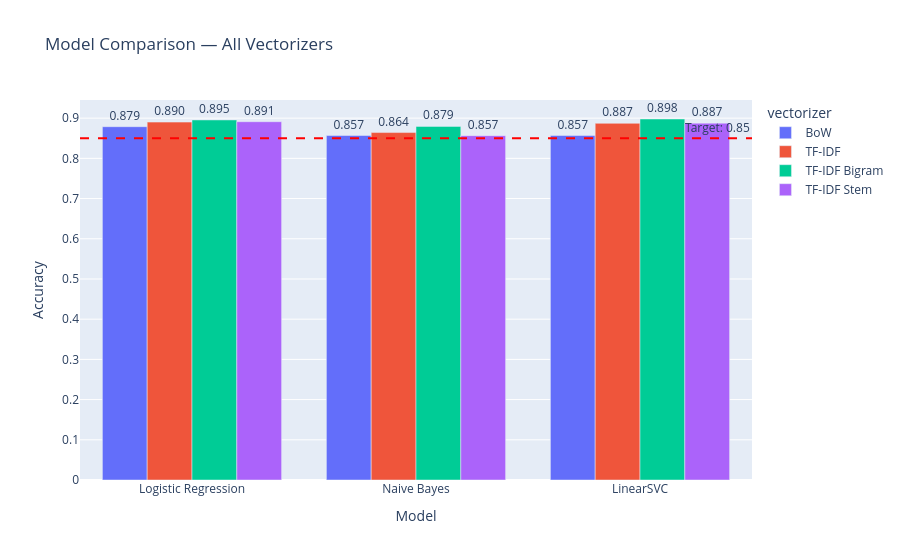

Source (notebook cell):
### Code cell
fig = px.bar(
    results_df,
    x='model_name',
    y='accuracy',
    color='vectorizer',
    barmode='group',
    title='Model Comparison — All Vectorizers',
    labels={'accuracy': 'Accuracy', 'model_name': 'Model'},
    text='accuracy'
)
fig.update_traces(texttemplate='%{text:.3f}', textposition='outside')
fig.add_hline(y=0.85, line_dash='dash', line_color='red', annotation_text='Target: 0.85')
fig.show()

### Figure 1 — Plotly figure (JSON) as saved in the notebook; plotly's stock layout.template omitted (floating-point values rounded to 4 significant figures)
{"data": [{"alignmentgroup": "True", "hovertemplate": "vectorizer=BoW<br>Model=%{x}<br>Accuracy=%{text}<extra></extra>", "legendgroup": "BoW", "marker": {"color": "#636efa", "pattern": {"shape": ""}}, "name": "BoW", "offsetgroup": "BoW", "orientation": "v", "showlegend": true, "text": [0.8788, 0.8568, 0.8568], "textposition": "outside", "texttemplate": "%{text:.3f}", "type": "bar", "x": ["Logistic Regression", "Naive Bayes", "LinearSVC"], "xaxis": "x", "y": [0.8788, 0.8568, 0.8568], "yaxis": "y"}, {"alignmentgroup": "True", "hovertemplate": "vectorizer=TF-IDF<br>Model=%{x}<br>Accuracy=%{text}<extra></extra>", "legendgroup": "TF-IDF", "marker": {"color": "#EF553B", "pattern": {"shape": ""}}, "name": "TF-IDF", "offsetgroup": "TF-IDF", "orientation": "v", "showlegend": true, "text": [0.8901, 0.8641, 0.8871], "textposition": "outside", "texttemplate": "%{text:.3f}", "type": "bar", "x": ["Logistic Regression", "Naive Bayes", "LinearSVC"], "xaxis": "x", "y": [0.8901, 0.8641, 0.8871], "yaxis": "y"}, {"alignmentgroup": "True", "hovertemplate": "vectorizer=TF-IDF Bigram<br>Model=%{x}<br>Accuracy=%{text}<extra></extra>", "legendgroup": "TF-IDF Bigram", "marker": {"color": "#00cc96", "pattern": {"shape": ""}}, "name": "TF-IDF Bigram", "offsetgroup": "TF-IDF Bigram", "orientation": "v", "showlegend": true, "text": [0.8955, 0.8795, 0.8979], "textposition": "outside", "texttemplate": "%{text:.3f}", "type": "bar", "x": ["Logistic Regression", "Naive Bayes", "LinearSVC"], "xaxis": "x", "y": [0.8955, 0.8795, 0.8979], "yaxis": "y"}, {"alignmentgroup": "True", "hovertemplate": "vectorizer=TF-IDF Stem<br>Model=%{x}<br>Accuracy=%{text}<extra></extra>", "legendgroup": "TF-IDF Stem", "marker": {"color": "#ab63fa", "pattern": {"shape": ""}}, "name": "TF-IDF Stem", "offsetgroup": "TF-IDF Stem", "orientation": "v", "showlegend": true, "text": [0.8911, 0.8565, 0.8875], "textposition": "outside", "texttemplate": "%{text:.3f}", "type": "bar", "x": ["Logistic Regression", "Naive Bayes", "LinearSVC"], "xaxis": "x", "y": [0.8911, 0.8565, 0.8875], "yaxis": "y"}], "layout": {"annotations": [{"showarrow": false, "text": "Target: 0.85", "x": 1, "xanchor": "right", "xref": "x domain", "y": 0.85, "yanchor": "bottom", "yref": "y"}], "barmode": "group", "legend": {"title": {"text": "vectorizer"}, "tracegroupgap": 0}, "shapes": [{"line": {"color": "red", "dash": "dash"}, "type": "line", "x0": 0, "x1": 1, "xref": "x domain", "y0": 0.85, "y1": 0.85, "yref": "y"}], "title": {"text": "Model Comparison — All Vectorizers"}, "xaxis": {"anchor": "y", "domain": [0, 1], "title": {"text": "Model"}}, "yaxis": {"anchor": "x", "domain": [0, 1], "title": {"text": "Accuracy"}}}}
